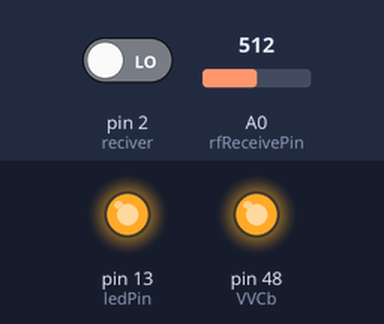
Recording of a sketch running on a simulated Arduino Mega 2560, built with avr-gcc and run on an emulated ATmega2560. Shown: output pins drawn as LEDs (lit = HIGH). The inputs (shaded band) are chosen by the test bench; at power-on: pin 2 (reciver) LOW, A0 (rfReceivePin) = 512. Pins used as bus, display or sensor lines are not drawn; what the sketch prints to the serial monitor is not drawn.

Above: at 0.1 s.
Timing chart, 0 to 1.6 s (numbered marks = the images above):
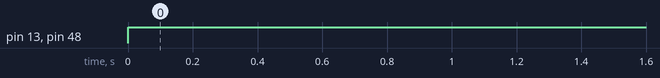

Measured:
- by itself, pin 13 (ledPin), pin 48 (VVCb): LOW → HIGH at 0.00 s

The sketch:

TowerMaster.ino
```cpp
/*
 * Ping.h
 *
 * Created: 27-09-2017 15:07:26
 *  Author: Andreas Hervert Nielsen
 */

/*Begining of Auto generated code by Atmel studio */

#include <Arduino.h>,

 #define rfReceivePin A0


unsigned long ping(int tower);
void clearScreen();


unsigned long distance = 0;
unsigned int data = 0;   // variable used to store received data
 const unsigned int upperThreshold = 70;  //upper threshold value
 const unsigned int lowerThreshold = 50;  //lower threshold value

  const int ledPin = 13;
  const int echoPin = 52;
  const int trigPin = 12;
  const int VVCa = 13;
  const int VVCb = 48;
  const int reciver = 2;


void setup()
{
  pinMode(trigPin, OUTPUT);
  pinMode(VVCa, OUTPUT);
  pinMode(VVCb, OUTPUT);
  pinMode(echoPin, INPUT);
   pinMode(reciver, INPUT);
  pinMode(ledPin, OUTPUT);

}

void loop()
{
  long duration = 0;
  int duration2 = 0;
  Serial.begin(9600);
  digitalWrite(VVCa, HIGH);
  digitalWrite(VVCb, HIGH);
digitalWrite(trigPin, HIGH);
   while(1)
   {
     Serial.print("\n");
      duration2 = digitalRead(reciver);
      duration = analogRead(rfReceivePin);    //listen for data on Analog pin 0
          Serial.print(duration);
          Serial.print("/t");
          Serial.print(duration2);
      /*
      Serial.print("\n Ping er: ");
      Serial.print(ping(1));
      delay(100);
      */
      delay(100);
      }

}


unsigned long ping(int tower)
  {
    unsigned int distanceAvg = 0;
    long duration = 0, distance = 0;

    if (tower == 1)
    {

      digitalWrite(trigPin, LOW);  // Added this line
      delayMicroseconds(2); // Added this line
      digitalWrite(trigPin, HIGH);
      delayMicroseconds(10); // Added this line
      digitalWrite(trigPin, LOW);
      delayMicroseconds(10); // Added this line

      Serial.print("\n");
      while(duration < lowerThreshold)
      {
          digitalWrite(ledPin, HIGH);
          duration = analogRead(rfReceivePin);    //listen for data on Analog pin 0
          Serial.print(duration);
          Serial.print("\n");
          distance ++;
      }
      digitalWrite(ledPin, LOW);
      clearScreen();
      Serial.print("\n");
    }

    return distance;
  }


    void clearScreen()
  {
  Serial.write(27);
  Serial.print("[2J"); // clear screen
  Serial.write(27);
  Serial.print("[H"); // cursor to home
  }
```
